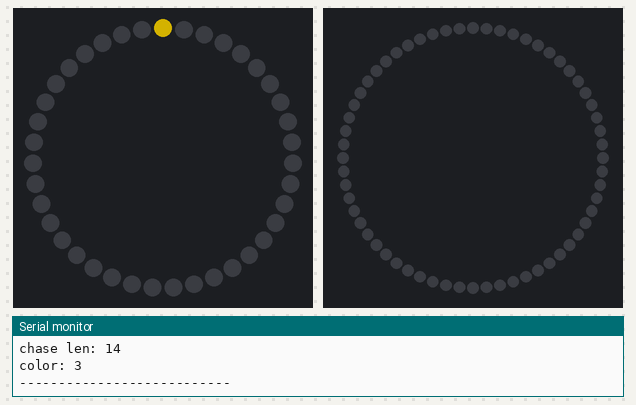
Recording of a sketch running on a simulated Arduino Uno, built with avr-gcc and run on an emulated ATmega328P. On the bench: 39 RGB LEDs in a ring, first at the top, clockwise, 60 RGB LEDs in a ring, first at the top, clockwise, the last lines printed to the serial monitor. Dim RGB values are drawn brighter than linear; random numbers use the default seed unless the sketch sets one.

Above: at 0.43 s.
At 7.49 s:
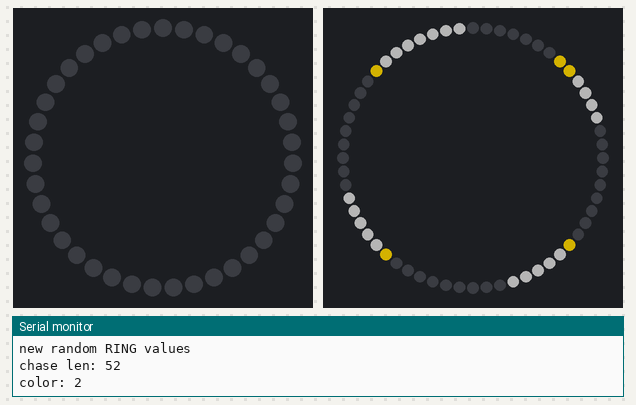
At 8.1 s:
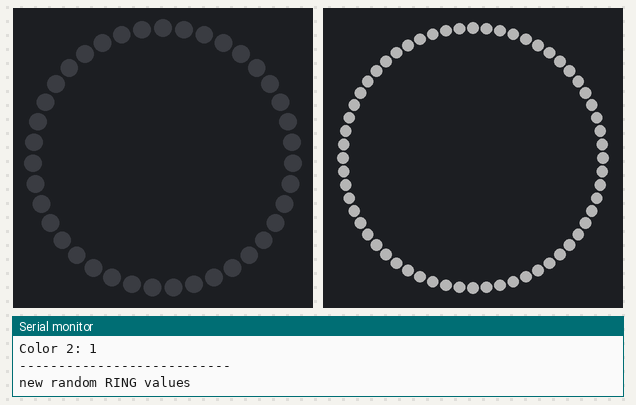
At 23.9 s:
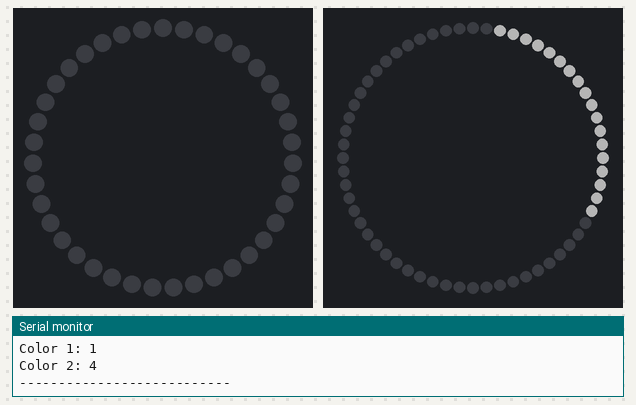
At 31.56 s:
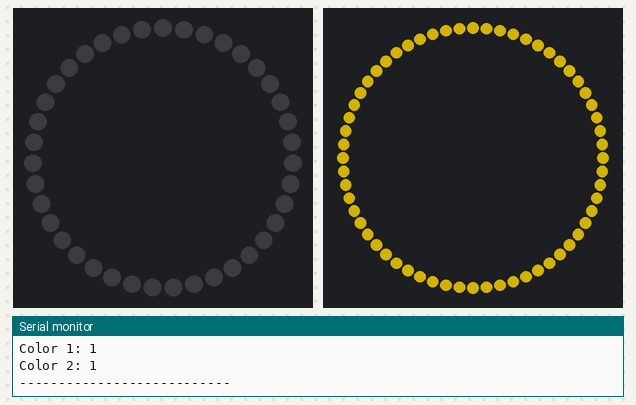
At 39.16 s:
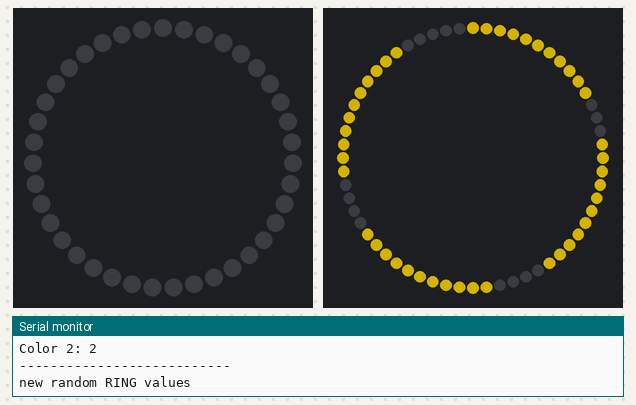

The sketch:

MuM_Lights.ino
```cpp
#include <Adafruit_NeoPixel.h>

// each RGB strip is on a diffrent pin
#define PRING 6 // ring pin
#define PSTRIP1 7 // first strip pin
#define PSTRIP2 8 // second strip pin
#define PSTRIP3 9 // third strip pin

#define STRIPPIXELCOUNT 39 // the number of pixels in the strips
#define RINGPIXELCOUNT 60 // the number of pixels in the ring

// Parameter 1 = number of pixels in strip
// Parameter 2 = Arduino pin number (most are valid)
// Parameter 3 = pixel type flags, add together as needed:
//   NEO_KHZ800  800 KHz bitstream (most NeoPixel products w/WS2812 LEDs)
//   NEO_KHZ400  400 KHz (classic 'v1' (not v2) FLORA pixels, WS2811 drivers)
//   NEO_GRB     Pixels are wired for GRB bitstream (most NeoPixel products)
//   NEO_RGB     Pixels are wired for RGB bitstream (v1 FLORA pixels, not v2)
//Adafruit_NeoPixel strip1 = Adafruit_NeoPixel(STRIPPIXELCOUNT, PSTRIP1, NEO_GRB + NEO_KHZ800);
//Adafruit_NeoPixel strip2 = Adafruit_NeoPixel(STRIPPIXELCOUNT, PSTRIP2, NEO_GRB + NEO_KHZ800);
//Adafruit_NeoPixel strip3 = Adafruit_NeoPixel(STRIPPIXELCOUNT, PSTRIP3, NEO_GRB + NEO_KHZ800);
Adafruit_NeoPixel currentStrip = Adafruit_NeoPixel(STRIPPIXELCOUNT, PSTRIP1, NEO_GRB + NEO_KHZ800);
Adafruit_NeoPixel ring = Adafruit_NeoPixel(RINGPIXELCOUNT, PRING, NEO_GRB + NEO_KHZ800);
// IMPORTANT: To reduce NeoPixel burnout risk, add 1000 uF capacitor across
// pixel power leads, add 300 - 500 Ohm resistor on first pixel's data input
// and minimize distance between Arduino and first pixel.  Avoid connecting
// on a live circuit...if you must, connect GND first.

// LED Brightness is cut to conserve power and prevent color browning
// when on battery power
int intBrightness = 127;

// a few colors
uint32_t colorWhite = currentStrip.Color(127, 127, 127); // white is cut in half to prevent discoloration
uint32_t colorBlack = currentStrip.Color(0, 0, 0);
uint32_t colorRed = currentStrip.Color(255, 0, 0);
uint32_t colorPink = currentStrip.Color(255, 105, 180);
uint32_t colorGold = currentStrip.Color(255, 215, 0);
uint32_t colorPurple = currentStrip.Color(128, 0, 128);

// set a few basic vars for controling the strips
int intStripStep = 0;
int intCurrentStripPin = 0;
int intRingStep = 0;

// a few vars to hold random strip values
int intRanStripActive = 0; // random number has been picked and is active
long lngRanStrip; // which strip gets the action
long lngRanStripAnimation = 0; // what animation will the strip do
long lngRanStripChaseLength = 4; // random chaser length (default to 4)
long lngRanStripColor1 = 0; // random color chooser
long lngRanStripColor2 = 0; // random color chooser

// a few vars to hold random ring values
int intRanRingActive = 0; // random number has been chose for ring and is active
long lngRanRingAnimation = 0; // what animation should we do for the ring?
long lngRanRingChaseLength = 4; // random chaser length (default to 4)
long lngRanRingColor1 = 0; // random color chooser
long lngRanRingColor2 = 0; // random color chooser

void setup(){
  // set up the debuging serial output
  Serial.begin(9600);
  // while(!Serial); // Needed for Leonardo only
  // found for simple debuging you just have to hold out for a few moments
  delay(200);

  // Initialize all pixels to 'off' and set the brightness
//  strip1.begin();
//  strip1.setBrightness(intBrightness);
//  strip2.begin();
//  strip2.setBrightness(intBrightness);
//  strip3.begin();
//  strip3.setBrightness(intBrightness);
  currentStrip.begin();
  currentStrip.setBrightness(intBrightness);
  currentStrip.show();
  ring.begin();
  ring.setBrightness(intBrightness);
  ring.show();
//  strip1.show();
//  strip2.show();
//  strip3.show();

}

void loop(){
  // check to see if we are already in the middle of an animation
  // if we are not (intRanStripActive == 0) then lets randomly set some values
  if(intRanStripActive == 0){
    // pick the strip we are going to animate
    lngRanStrip = random(1,4);
    // pick the animation
    lngRanStripAnimation = random(1,3);
    // pick the length of the chaser tail
    lngRanStripChaseLength = random(2,11);
    // pick the first chaser color
    lngRanStripColor1 = random(1,5);
    // pick the second chaser color
    lngRanStripColor2 = random(1,5);
    // set the flag indicating we are running an animation
    intRanStripActive = 1;
    // lets set the strip pin based on the random strip picked
    if(lngRanStrip == 1){
      intCurrentStripPin = PSTRIP1;
    }
    if(lngRanStrip == 2){
      intCurrentStripPin = PSTRIP2;
    }
    if(lngRanStrip == 3){
      intCurrentStripPin = PSTRIP3;
    }
    // set the current active strip based on the current active pin
    currentStrip.setPin(intCurrentStripPin);
    Serial.println("New Random STRIP Values");
    Serial.print("Animation: ");
    Serial.println(lngRanStripAnimation);
    Serial.print("Strip #: ");
    Serial.println(lngRanStrip);
    Serial.print("Chase Len: ");
    Serial.println(lngRanStripChaseLength);
    Serial.print("Color 1: ");
    Serial.println(lngRanStripColor1);
    Serial.print("Color 2: ");
    Serial.println(lngRanStripColor2);
    Serial.println("---------------------------");
  }


  // set the first color
  uint32_t intFirstStripColor;
  if(lngRanStripColor1 == 1){
    intFirstStripColor = colorBlack;
  }
  if(lngRanStripColor1 == 2){
    intFirstStripColor = colorWhite;
  }
  if(lngRanStripColor1 == 3){
    intFirstStripColor = colorGold;
  }
  if(lngRanStripColor1 == 4){
    intFirstStripColor = colorPurple;
  }

  // set the second color
  uint32_t intSecondStripColor;
  if(lngRanStripColor2 == 1){
    intSecondStripColor = colorBlack;
  }
  if(lngRanStripColor2 == 2){
    intSecondStripColor = colorWhite;
  }
  if(lngRanStripColor2 == 3){
    intSecondStripColor = colorGold;
  }
  if(lngRanStripColor2 == 4){
    intSecondStripColor = colorPurple;
  }

  // now we find out which animation we are running
  // simple chaser drop
  if(lngRanStripAnimation == 1){
    currentStrip.setPixelColor(intStripStep  , intFirstStripColor); // Draw the pixel
    currentStrip.setPixelColor(intStripStep - lngRanStripChaseLength, 0); // Erase pixel a few steps back
    currentStrip.show();
    // now lets incrment the step for the strips (which are all 39 pixels long)
    // yea... why I didn't cut them at an even 40 is beyond me!
    intStripStep += 1;
    if(intStripStep < 0){
      intStripStep = 1;
    }else if(intStripStep >= (39 + lngRanStripChaseLength)) {
      intStripStep = 0;
      // if we have reached the end of the strip, lets reset the random active flag
      // so we can pick another strip
      intRanStripActive = 0;
    }
  }
  // simple chaser drop in reverse
//  if(lngRanStripAnimation == 2){
//    currentStrip.setPixelColor(abs(intStripStep - STRIPPIXELCOUNT)  , intFirstStripColor); // Draw the pixel
//    currentStrip.setPixelColor(abs(intStripStep - STRIPPIXELCOUNT) + lngRanStripChaseLength, 0); // Erase pixel a few steps back
//    currentStrip.show();
//    // now lets incrment the step for the strips (which are all 39 pixels long)
//    // yea... why I didn't cut them at an even 40 is beyond me!
//    intStripStep += 1;
//    if(intStripStep < 0){
//      intStripStep = 1;
//    }else if(intStripStep >= abs(intStripStep - STRIPPIXELCOUNT)){
//      Serial.println(intStripStep);
//      intStripStep = 0;
//      // if we have reached the end of the strip, lets reset the random active flag
//      // so we can pick another strip
//      intRanStripActive = 0;
//    }
//  }
  // simple chaser drop with following second color
  if(lngRanStripAnimation == 2){
    if((intStripStep % 2) == 0){
      currentStrip.setPixelColor(intStripStep  , intFirstStripColor); // Draw the pixel
    }else{
      currentStrip.setPixelColor(intStripStep  , intSecondStripColor); // Draw the pixel
    }
    currentStrip.setPixelColor(intStripStep - lngRanStripChaseLength, 0); // Erase pixel a few steps back
    currentStrip.show();
    // now lets incrment the step for the strips (which are all 39 pixels long)
    // yea... why I didn't cut them at an even 40 is beyond me!
    intStripStep += 1;
    if(intStripStep < 0){
      intStripStep = 1;
    }else if(intStripStep >= (39 + lngRanStripChaseLength)) {
      intStripStep = 0;
      // if we have reached the end of the strip, lets reset the random active flag
      // so we can pick another strip
      intRanStripActive = 0;
    }
  }

  // now lets work with the ring
  if(intRanRingActive == 0){
    Serial.println("new random RING values");
    lngRanRingAnimation = random(1,8);
    lngRanRingChaseLength = random(2,60);
    lngRanRingColor1 = random(1,5);
    lngRanRingColor2 = random(1,5);
    intRanRingActive = 1;
    Serial.print("chase len: ");
    Serial.println(lngRanRingChaseLength);
    Serial.print("color: ");
    Serial.println(lngRanRingColor1);
    Serial.println("---------------------------");
  }

  uint32_t intCurrentRingColor1;
  if(lngRanRingColor1 == 1){
    intCurrentRingColor1 = colorBlack;
  }
  if(lngRanRingColor1 == 2){
    intCurrentRingColor1 = colorWhite;
  }
  if(lngRanRingColor1 == 3){
    intCurrentRingColor1 = colorGold;
  }
  if(lngRanRingColor1 == 4){
    intCurrentRingColor1 = colorPurple;
  }

  uint32_t intCurrentRingColor2;
  if(lngRanRingColor2 == 1){
    intCurrentRingColor2 = colorBlack;
  }
  if(lngRanRingColor2 == 2){
    intCurrentRingColor2 = colorWhite;
  }
  if(lngRanRingColor2 == 3){
    intCurrentRingColor2 = colorGold;
  }
  if(lngRanRingColor2 == 4){
    intCurrentRingColor2 = colorPurple;
  }

  // chaser around
  if(lngRanRingAnimation == 1){
    ring.setPixelColor(intRingStep  , intCurrentRingColor1); // Draw the pixel
    ring.setPixelColor(intRingStep - lngRanRingChaseLength, 0); // Erase pixel a few steps back
    ring.show();

    intRingStep += 1;
    if(intRingStep < 0){
      intRingStep = 1;
    }else if(intRingStep >= (60 + lngRanRingChaseLength)) {
      intRingStep = 0;
      intRanRingActive = 0;
    }
  }
  // build from the quarters
  if(lngRanRingAnimation == 2){
    ring.setPixelColor(intRingStep, intCurrentRingColor1);
//    ring.setPixelColor(intRingStep - 2, 0); // Erase pixel a few steps back
    ring.setPixelColor(intRingStep + 14, intCurrentRingColor1);
//    ring.setPixelColor((intRingStep + 14) - 2, 0); // Erase pixel a few steps back
    ring.setPixelColor(intRingStep + 29, intCurrentRingColor1);
//    ring.setPixelColor((intRingStep + 29) - 2, 0); // Erase pixel a few steps back
    ring.setPixelColor(intRingStep + 44, intCurrentRingColor1);
//    ring.setPixelColor((intRingStep + 44) - 2, 0); // Erase pixel a few steps back
    ring.show();

    intRingStep += 1;
    if(intRingStep < 0){
      intRingStep = 1;
    }else if(intRingStep >= 14) {
      intRingStep = 0;
      intRanRingActive = 0;
    }
  }

  // build from the quarters
  if(lngRanRingAnimation == 3){
    ring.setPixelColor(intRingStep, intCurrentRingColor1);
    ring.setPixelColor(intRingStep - 2, 0); // Erase pixel a few steps back
    ring.setPixelColor(intRingStep + 14, intCurrentRingColor1);
    ring.setPixelColor((intRingStep + 14) - 1, 0); // Erase pixel a few steps back
    ring.setPixelColor(intRingStep + 29, intCurrentRingColor1);
    ring.setPixelColor((intRingStep + 29) - 1, 0); // Erase pixel a few steps back
    ring.setPixelColor(intRingStep + 44, intCurrentRingColor1);
    ring.setPixelColor((intRingStep + 44) - 1, 0); // Erase pixel a few steps back
    ring.show();

    intRingStep += 1;
    if(intRingStep < 0){
      intRingStep = 1;
    }else if(intRingStep >= 14) {
      intRingStep = 0;
      intRanRingActive = 0;
    }
  }

  // build from the quarters
  if(lngRanRingAnimation == 4){
    ring.setPixelColor(intRingStep, intCurrentRingColor1);
//    ring.setPixelColor(intRingStep - 2, 0); // Erase pixel a few steps back
    ring.setPixelColor(intRingStep + 29, intCurrentRingColor1);
//    ring.setPixelColor((intRingStep + 29) - 2, 0); // Erase pixel a few steps back
    ring.show();

    intRingStep += 1;
    if(intRingStep < 0){
      intRingStep = 1;
    }else if(intRingStep >= 29) {
      intRingStep = 0;
      intRanRingActive = 0;
    }
  }

  // build from the quarters
  if(lngRanRingAnimation == 5){
    ring.setPixelColor(intRingStep, intCurrentRingColor1);
    ring.setPixelColor(intRingStep - 2, intCurrentRingColor2); // Erase pixel a few steps back
    ring.setPixelColor(intRingStep + 29, intCurrentRingColor1);
    ring.setPixelColor((intRingStep + 29) - 2, intCurrentRingColor2); // Erase pixel a few steps back
    ring.show();

    intRingStep += 1;
    if(intRingStep < 0){
      intRingStep = 1;
    }else if(intRingStep >= 29) {
      intRingStep = 0;
      intRanRingActive = 0;
    }
  }

  // build from the quarters
  if(lngRanRingAnimation == 6){
    ring.setPixelColor(abs(intRingStep - 28), intCurrentRingColor1);
//    ring.setPixelColor(intRingStep - 2, 0); // Erase pixel a few steps back
    ring.setPixelColor(intRingStep + 29, intCurrentRingColor1);
//    ring.setPixelColor((intRingStep + 29) - 2, 0); // Erase pixel a few steps back
    ring.show();

    intRingStep += 1;
    if(intRingStep < 0){
      intRingStep = 1;
    }else if(intRingStep >= 29) {
      intRingStep = 0;
      intRanRingActive = 0;
    }
  }

  if(lngRanRingAnimation == 7){
    ring.setPixelColor(abs(intRingStep - 60)  , intCurrentRingColor1); // Draw the pixel
    ring.setPixelColor(abs(intRingStep -60) - lngRanRingChaseLength, 0); // Erase pixel a few steps back
    ring.show();

    intRingStep += 1;
    if(intRingStep < 0){
      intRingStep = 1;
    }else if(intRingStep >= (60 + lngRanRingChaseLength)) {
      intRingStep = 0;
      intRanRingActive = 0;
    }
  }
  delay(15);
}

//void fadeOut(int time){
//  for (int i = intBrightness; i > 0; --i){
//    grid.setBrightness(i);
//    grid.show();
//    delay(time);
//  }
//}

//void fadeIn(int time){
//  for(int i = 1; i < intBrightness; ++i){
//    grid.setBrightness(i);
//    grid.show();
//    delay(time);
//  }
//}
```
